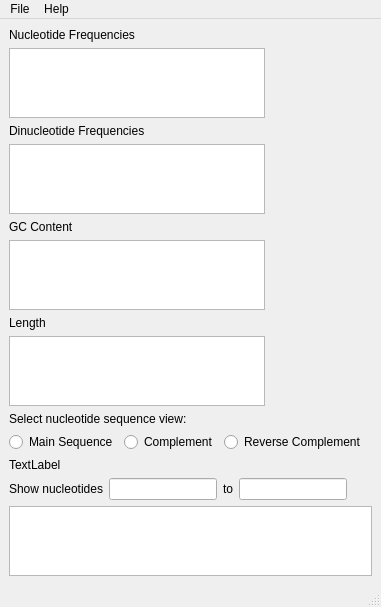
<?xml version="1.0" encoding="UTF-8"?>
<ui version="4.0">
 <class>0</class>
 <widget class="QMainWindow" name="0">
  <property name="geometry">
   <rect>
    <x>0</x>
    <y>0</y>
    <width>381</width>
    <height>568</height>
   </rect>
  </property>
  <property name="windowTitle">
   <string>Sequence Analysis</string>
  </property>
  <widget class="QWidget" name="centralwidget">
   <layout class="QFormLayout" name="formLayout">
    <item row="8" column="0" colspan="2">
     <widget class="QLabel" name="seq_view_analysis_label">
      <property name="text">
       <string>Select nucleotide sequence view:</string>
      </property>
     </widget>
    </item>
    <item row="9" column="0">
     <layout class="QHBoxLayout" name="radiobtn_layout">
      <item>
       <widget class="QRadioButton" name="seq_radiobtn">
        <property name="text">
         <string>Main Sequence</string>
        </property>
       </widget>
      </item>
      <item>
       <widget class="QRadioButton" name="comp_radiobtn">
        <property name="text">
         <string>Complement</string>
        </property>
       </widget>
      </item>
      <item>
       <widget class="QRadioButton" name="rev_comp_radiobtn">
        <property name="text">
         <string>Reverse Complement</string>
        </property>
       </widget>
      </item>
     </layout>
    </item>
    <item row="10" column="0" colspan="2">
     <widget class="QLabel" name="whichseq_analysis_label">
      <property name="text">
       <string>TextLabel</string>
      </property>
     </widget>
    </item>
    <item row="11" column="0">
     <layout class="QHBoxLayout" name="show_nuc_layout">
      <item>
       <widget class="QLabel" name="show_nuc_label">
        <property name="text">
         <string>Show nucleotides</string>
        </property>
       </widget>
      </item>
      <item>
       <widget class="QLineEdit" name="show_nuc_start_edit"/>
      </item>
      <item>
       <widget class="QLabel" name="to_label">
        <property name="text">
         <string>to</string>
        </property>
       </widget>
      </item>
      <item>
       <widget class="QLineEdit" name="show_nuc_end_edit"/>
      </item>
     </layout>
    </item>
    <item row="12" column="0" colspan="2">
     <widget class="QTextBrowser" name="seq_analysis_txtbrwsr"/>
    </item>
    <item row="1" column="0">
     <widget class="QTextBrowser" name="nucfreq_analysis_txtbrwsr"/>
    </item>
    <item row="3" column="0">
     <widget class="QTextBrowser" name="dinucfreq_analysis_txtbrwsr"/>
    </item>
    <item row="5" column="0">
     <widget class="QTextBrowser" name="gc_cont_analysis_txtbrwsr"/>
    </item>
    <item row="7" column="0">
     <widget class="QTextBrowser" name="length_analysis_txtbrwsr"/>
    </item>
    <item row="6" column="0">
     <widget class="QLabel" name="length_analysis_label">
      <property name="text">
       <string>Length</string>
      </property>
     </widget>
    </item>
    <item row="4" column="0">
     <widget class="QLabel" name="gc_cont_analysis_label">
      <property name="text">
       <string>GC Content</string>
      </property>
     </widget>
    </item>
    <item row="2" column="0">
     <widget class="QLabel" name="dinucfreq_analysis_label">
      <property name="text">
       <string>Dinucleotide Frequencies</string>
      </property>
     </widget>
    </item>
    <item row="0" column="0">
     <widget class="QLabel" name="nucfreq_analysis_label">
      <property name="text">
       <string>Nucleotide Frequencies</string>
      </property>
     </widget>
    </item>
   </layout>
  </widget>
  <widget class="QMenuBar" name="menubar">
   <property name="geometry">
    <rect>
     <x>0</x>
     <y>0</y>
     <width>381</width>
     <height>22</height>
    </rect>
   </property>
   <widget class="QMenu" name="menuFile">
    <property name="title">
     <string>File</string>
    </property>
    <addaction name="actionNew"/>
    <addaction name="actionOpen"/>
    <addaction name="actionsave"/>
    <addaction name="actionSave_As"/>
    <addaction name="actionClose"/>
    <addaction name="actionClose_All_Analysis"/>
    <addaction name="actionQuit"/>
   </widget>
   <widget class="QMenu" name="menuHelp">
    <property name="title">
     <string>Help</string>
    </property>
   </widget>
   <addaction name="menuFile"/>
   <addaction name="menuHelp"/>
  </widget>
  <widget class="QStatusBar" name="statusbar"/>
  <action name="actionOpen">
   <property name="text">
    <string>Open</string>
   </property>
  </action>
  <action name="actionsave">
   <property name="text">
    <string>Save</string>
   </property>
  </action>
  <action name="actionSave_As">
   <property name="text">
    <string>Save As...</string>
   </property>
  </action>
  <action name="actionClose">
   <property name="text">
    <string>Close Current Analysis</string>
   </property>
  </action>
  <action name="actionQuit">
   <property name="text">
    <string>Quit</string>
   </property>
  </action>
  <action name="actionNew">
   <property name="text">
    <string>New Analysis</string>
   </property>
  </action>
  <action name="actionClose_All_Analysis">
   <property name="text">
    <string>Close All Analysis</string>
   </property>
  </action>
 </widget>
 <resources/>
 <connections/>
</ui>
